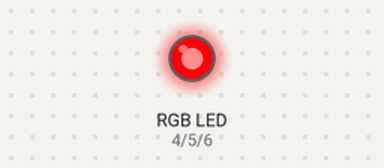
Simulated run of this sketch. Board: Arduino Uno, built with avr-gcc and run on an emulated ATmega328P. On the bench: an RGB LED mixed from three pins (HIGH = lit). Dim RGB values are drawn brighter than linear.

Above: at 0.05 s.
At 1.05 s:
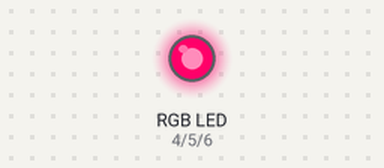
At 2.05 s:
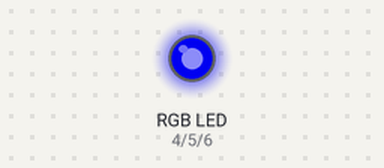
At 4.1 s:
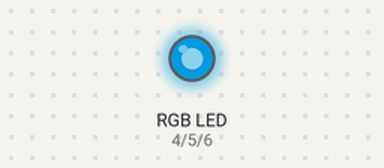
At 6.1 s:
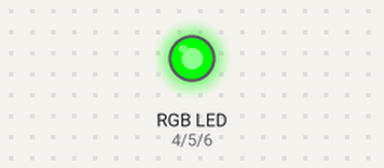
At 8.15 s:
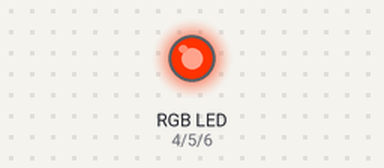
Timing chart, 0 to 12.6 s (numbered marks = the images above):
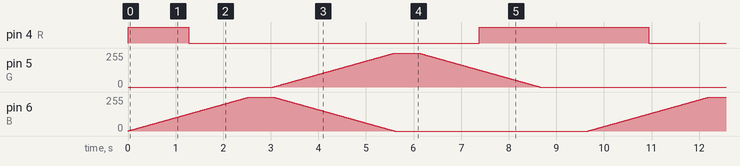

Measured:
- by itself, pin 4 (R): alternates HIGH for 3.6 s and LOW for 6.1 s

The sketch:

RGBLed.ino
```cpp
// Color - Pin
#define R 4
#define G 5
#define B 6

#define DELAY 10 // ms

void setup() {
  pinMode(R, OUTPUT);
  pinMode(G, OUTPUT);
  pinMode(B, OUTPUT);

  digitalWrite(R, HIGH);
  digitalWrite(G, LOW);
  digitalWrite(B, LOW);
}

void loop() {
  int red = 255;
  int green = 0;
  int blue = 0;

  for (int i = 1; i <= 255; i++) {
    red--;
    blue++;
    analogWrite(R, red);
    analogWrite(B, blue);
    delay(DELAY);
  }

  delay(500);
  for (int i = 1; i <= 255; i++) {
    blue--;
    green++;
    analogWrite(G, green);
    analogWrite(B, blue);
    delay(DELAY);
  }

  delay(500);
  for (int i = 1; i <= 255; i++) {
    green--;
    red++;
    analogWrite(G, green);
    analogWrite(R, red);
    delay(DELAY);
  }
  delay(1000);
}
```
